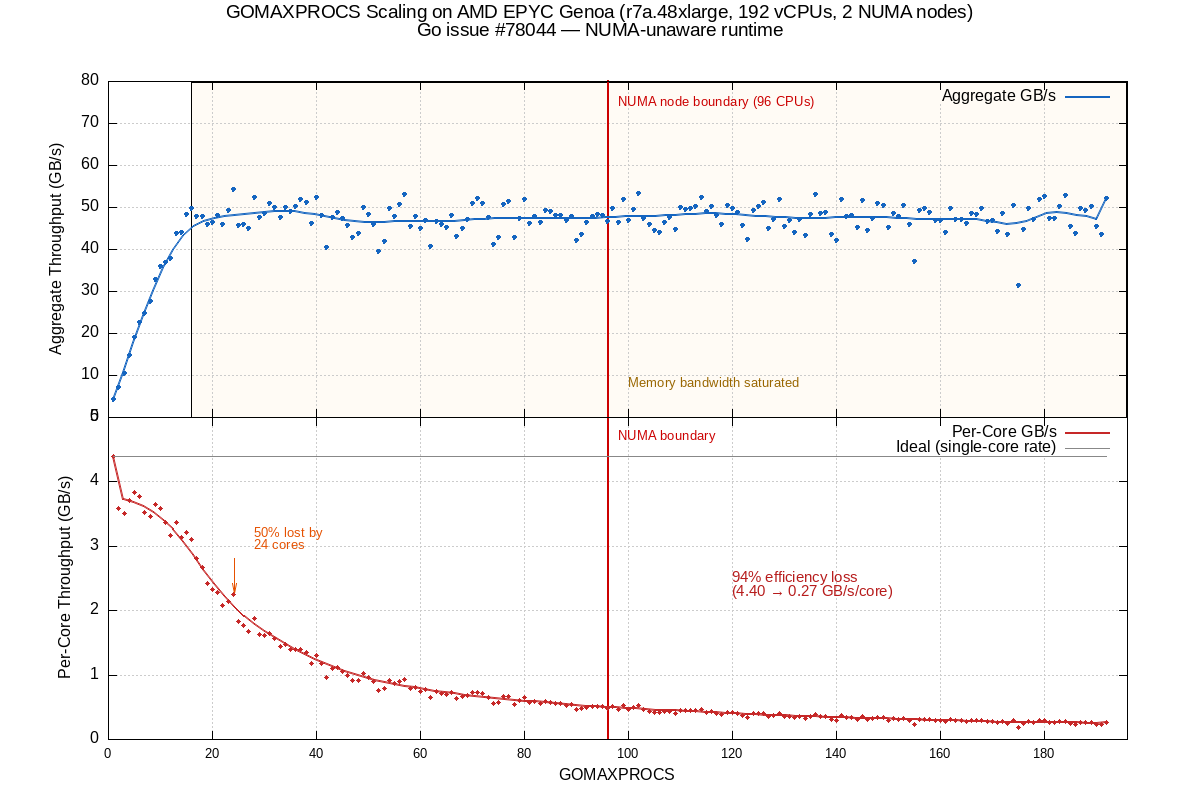

gnuplot code for this plot:
set terminal png size 1200,800 enhanced font "Arial,12"
set output "sweep.png"

set multiplot layout 2,1 title "GOMAXPROCS Scaling on AMD EPYC Genoa (r7a.48xlarge, 192 vCPUs, 2 NUMA nodes)\nGo issue #78044 — NUMA-unaware runtime" font "Arial,14"

# --- Top plot: Aggregate throughput ---
set tmargin 3
set bmargin 0
set lmargin 12
set rmargin 8

set xrange [0:196]
set yrange [0:80]
set xtics format ""
set ylabel "Aggregate Throughput (GB/s)" font "Arial,12"
set grid ytics lt 0 lw 0.5 lc rgb "#cccccc"
set grid xtics lt 0 lw 0.5 lc rgb "#cccccc"

# NUMA boundary annotation
set arrow from 96,0 to 96,80 nohead dt 2 lw 2 lc rgb "#cc0000"
set label "NUMA node boundary (96 CPUs)" at 98,75 font "Arial,10" tc rgb "#cc0000"

# Saturation zone
set object 1 rect from 16,0 to 196,80 fc rgb "#fff3e0" fs solid 0.3 behind
set label "Memory bandwidth saturated" at 100,8 font "Arial,10" tc rgb "#996600"

plot "sweep.dat" using 1:2 with points pt 7 ps 0.6 lc rgb "#1565c0" notitle, \
     "sweep.dat" using 1:2 smooth bezier lw 2 lc rgb "#1565c0" title "Aggregate GB/s"

# --- Bottom plot: Per-core efficiency ---
unset arrow
unset label
unset object 1

set tmargin 0
set bmargin 4

set xrange [0:196]
set yrange [0:5]
set xtics format "%g" font "Arial,10"
set xlabel "GOMAXPROCS" font "Arial,12"
set ylabel "Per-Core Throughput (GB/s)" font "Arial,12"

# NUMA boundary
set arrow from 96,0 to 96,5 nohead dt 2 lw 2 lc rgb "#cc0000"
set label "NUMA boundary" at 98,4.7 font "Arial,10" tc rgb "#cc0000"

# Annotations
set label "94% efficiency loss\n(4.40 → 0.27 GB/s/core)" at 120,2.5 font "Arial,11" tc rgb "#b71c1c"
set label "50% lost by\n24 cores" at 28,3.2 font "Arial,10" tc rgb "#e65100"
set arrow from 24,2.8 to 24,2.259 head lw 1.5 lc rgb "#e65100"

plot "sweep.dat" using 1:3 with points pt 7 ps 0.6 lc rgb "#c62828" notitle, \
     "sweep.dat" using 1:3 smooth bezier lw 2 lc rgb "#c62828" title "Per-Core GB/s", \
     "sweep.dat" using 1:(4.398) with lines dt 3 lw 1 lc rgb "#888888" title "Ideal (single-core rate)"

unset multiplot
